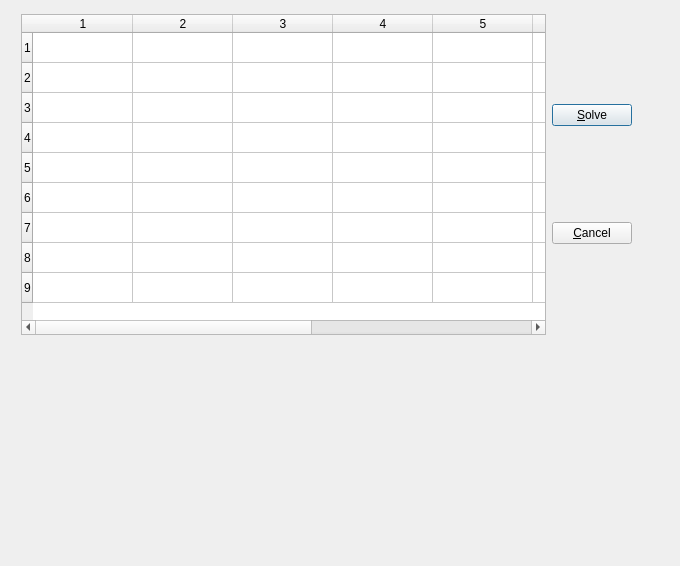
<?xml version="1.0" encoding="UTF-8"?>
<ui version="4.0">
 <class>SDialog</class>
 <widget class="QDialog" name="SDialog">
  <property name="geometry">
   <rect>
    <x>0</x>
    <y>0</y>
    <width>680</width>
    <height>566</height>
   </rect>
  </property>
  <property name="windowTitle">
   <string>Dialog</string>
  </property>
  <widget class="QWidget" name="">
   <property name="geometry">
    <rect>
     <x>21</x>
     <y>14</y>
     <width>611</width>
     <height>321</height>
    </rect>
   </property>
   <layout class="QHBoxLayout" name="horizontalLayout">
    <item>
     <widget class="QTableWidget" name="table">
      <property name="rowCount">
       <number>9</number>
      </property>
      <property name="columnCount">
       <number>9</number>
      </property>
      <row/>
      <row/>
      <row/>
      <row/>
      <row/>
      <row/>
      <row/>
      <row/>
      <row/>
      <column/>
      <column/>
      <column/>
      <column/>
      <column/>
      <column/>
      <column/>
      <column/>
      <column/>
     </widget>
    </item>
    <item>
     <layout class="QVBoxLayout" name="verticalLayout">
      <item>
       <widget class="QPushButton" name="solveButton">
        <property name="text">
         <string>&amp;Solve</string>
        </property>
       </widget>
      </item>
      <item>
       <widget class="QPushButton" name="cancelButton">
        <property name="text">
         <string>&amp;Cancel</string>
        </property>
       </widget>
      </item>
     </layout>
    </item>
   </layout>
  </widget>
 </widget>
 <resources/>
 <connections>
  <connection>
   <sender>cancelButton</sender>
   <signal>clicked()</signal>
   <receiver>SDialog</receiver>
   <slot>accept()</slot>
   <hints>
    <hint type="sourcelabel">
     <x>633</x>
     <y>391</y>
    </hint>
    <hint type="destinationlabel">
     <x>523</x>
     <y>482</y>
    </hint>
   </hints>
  </connection>
 </connections>
</ui>
